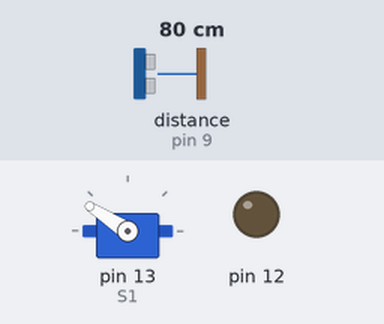
This sketch was run on a simulated Arduino Uno, built with avr-gcc and run on an emulated ATmega328P. Shown: servo, output pins drawn as LEDs (lit = HIGH). Dashed ring = blinking. Inputs (shaded band) come from the test bench; at power-on: distance to the obstacle (sensor on pin 9) 80 cm. The echo pulse lasts 58.3 µs per cm; pins used as bus, display or sensor lines are not drawn; what the sketch prints to the serial monitor is not drawn.

Above: at 1.2 s.
1.3 s: distance to the obstacle (sensor on pin 9) set to 23 cm
At 2.0 s:
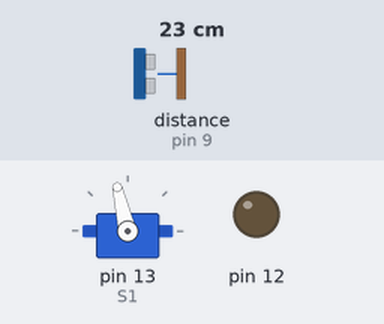
4.3 s: distance to the obstacle (sensor on pin 9) set to 18 cm
At 4.53 s:
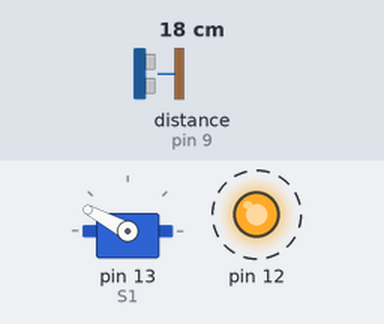
At 4.99 s:
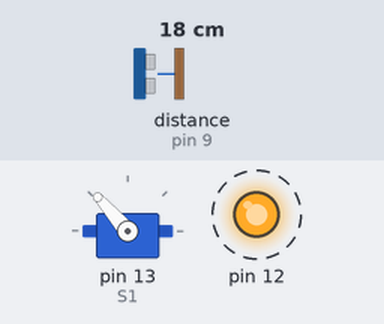
Timing chart, 0 to 19.3 s (numbered marks = the images above; inputs shaded):
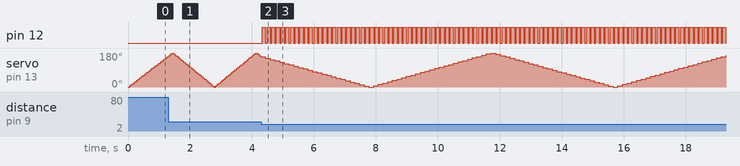

The sketch:

arduino.ino
```cpp
int eco=9;
int trger=10;

#include <Servo.h>
Servo S1;

void setup() {
 Serial.begin(9600);
  pinMode(eco,INPUT);
  pinMode(trger,OUTPUT);
   pinMode(12,OUTPUT);
  // put your setup code here, to run once:
S1.attach(13);


}

void loop() {
  int d;

 for(int i=0;i<180;i+=7)
 {
    S1.write(i);
    delay(50);
  d=altra();

Serial.write(d);
Serial.write(i);
 }
  for(int i=180;i>0;i-=7)
 {
    S1.write(i);
    delay(50);
 d=altra();

Serial.write(d);
Serial.write(i);
 }

  // put your main code here, to run repeatedly:

}
int altra()
{int long k;
int d;
  digitalWrite(trger,LOW);
  delayMicroseconds(2);
  digitalWrite(trger,HIGH);
  delayMicroseconds(10);
  digitalWrite(trger,LOW);
  k=pulseIn(eco,HIGH);
  d=k*0.034/2;
  if(d<20)
  {
    digitalWrite(12,HIGH);
    delay(100);
    digitalWrite(12,LOW);
  }
  return (d);


}
```

Measured:
- the behaviour switches between 21 and 20 cm on distance to the obstacle (sensor on pin 9) (found by bisection; images 1 and 2)
- after the input at 4.3 s, pin 12: alternates HIGH for 0.10 s and LOW for 0.05 s, starting at once
